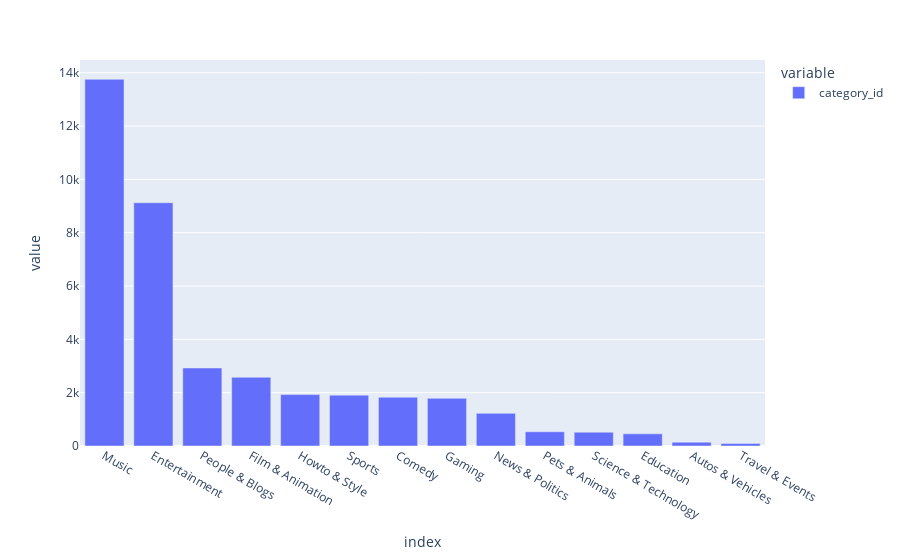

Write notebook code for a chart like this one.
### Markdown cell above
#### Chuyển thành pandas-on-Spark DataFrame và plot

### Code cell
pandas_category_df = category_df.pandas_api()
pandas_category_df['category_id'].value_counts().plot.bar()

### Figure 1 — Plotly figure (JSON) as saved in the notebook; plotly's stock layout.template omitted (floating-point values rounded to 4 significant figures)
{"data": [{"alignmentgroup": "True", "hovertemplate": "variable=category_id<br>index=%{x}<br>value=%{y}<extra></extra>", "legendgroup": "category_id", "marker": {"color": "#636efa", "pattern": {"shape": ""}}, "name": "category_id", "offsetgroup": "category_id", "orientation": "v", "showlegend": true, "textposition": "auto", "type": "bar", "x": ["Music", "Entertainment", "People & Blogs", "Film & Animation", "Howto & Style", "Sports", "Comedy", "Gaming", "News & Politics", "Pets & Animals", "Science & Technology", "Education", "Autos & Vehicles", "Travel & Events"], "xaxis": "x", "y": [13754, 9124, 2926, 2577, 1928, 1907, 1828, 1788, 1225, 534, 518, 457, 144, 96], "yaxis": "y"}], "layout": {"barmode": "relative", "legend": {"title": {"text": "variable"}, "tracegroupgap": 0}, "margin": {"t": 60}, "xaxis": {"anchor": "y", "domain": [0, 1], "title": {"text": "index"}}, "yaxis": {"anchor": "x", "domain": [0, 1], "title": {"text": "value"}}}}
